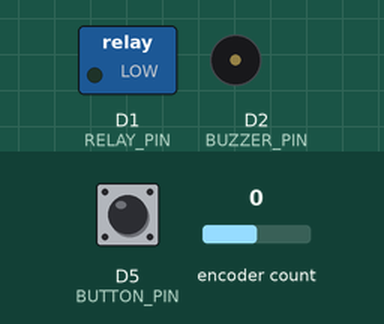
Bench run of a sketch on a simulated ESP8266 (NodeMCU). On the bench: switched loads named in the sketch (green lamp = pin HIGH), buzzer (waves = sounding). Inputs (shaded band) come from the test bench; at power-on: D5 (BUTTON_PIN) HIGH, encoder count 0.

Above: at 1.2 s.
1.3 s: D5 (BUTTON_PIN) pulled LOW for 1 s
At 1.65 s:
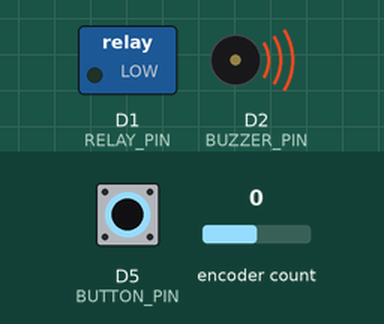
6.0 s: D5 (BUTTON_PIN) pulled LOW for 3.2 s
At 10.0 s:
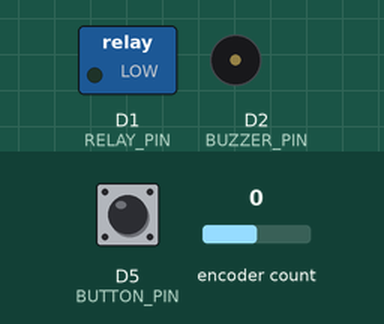
Timing chart, 0 to 11.5 s (numbered marks = the images above; inputs shaded):
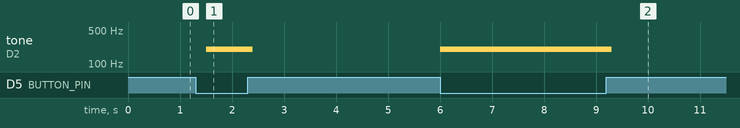

Measured:
- after the input at 1.3 s, tone on D2 (BUZZER_PIN): silent → 200 Hz after 0.20 s, → silent 0.90 s later
- after the input at 6.0 s, tone on D2 (BUZZER_PIN): silent → 200 Hz at once, → silent 3.3 s later

The sketch:

safe-box.ino
```cpp
#include <Encoder.h>
#include "../stddef32.h"

#define SERIAL_BAUDRATE	115200

#define BUTTON_PIN		D5
#define RELAY_PIN		D1
#define BUZZER_PIN		D2

#define CODE_LENGTH		3

Encoder	dial(D7, D6);

// TODO: Upgrade hard coded into decidable code
i32	code[CODE_LENGTH]	= { 2, 4, 6 };
i32	step_idx			= 0;
i32	position			= 0;

void
setup()
{
	pinMode(BUTTON_PIN, INPUT_PULLUP);
	pinMode(RELAY_PIN, OUTPUT);
	pinMode(BUZZER_PIN, OUTPUT);

	digitalWrite(RELAY_PIN, LOW);
	Serial.begin(SERIAL_BAUDRATE);
}

void
loop()
{
	i32	new_pos = dial.read() / 4;

	if (new_pos != position)
	{
		position = new_pos;
		Serial.print("Dial: ");
		Serial.println(position);
	}

	if (digitalRead(BUTTON_PIN) == LOW)
	{
		if (position == code[step_idx])
		{
			tone(BUZZER_PIN, 800, 100);
			step_idx++;

			if (step_idx == CODE_LENGTH)
			{
				digitalWrite(RELAY_PIN, HIGH);
				tone(BUZZER_PIN, 1200, 300);
				delay(5000);
				digitalWrite(RELAY_PIN, LOW);
				step_idx = 0;
			}
		}
		else
		{
			tone(BUZZER_PIN, 200, 300);
			step_idx = 0;
		}
	}


	delay(300);
}
```
